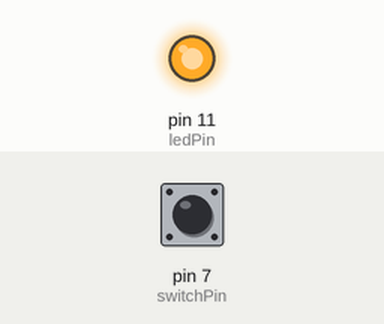
Simulated run of this sketch. Board: Arduino Uno, built with avr-gcc and run on an emulated ATmega328P. On the bench: output pins drawn as LEDs (lit = HIGH). Inputs (shaded band) come from the test bench; at power-on: pin 7 (switchPin) HIGH.

Above: at 1.2 s.
1.3 s: pin 7 (switchPin) pulled LOW for 0.15 s
At 2.0 s:
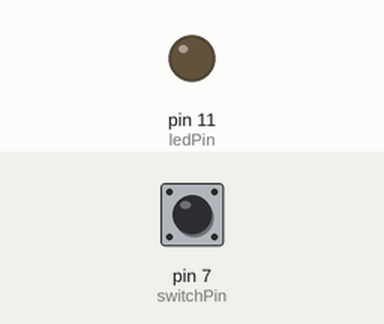
2.9 s: pin 7 (switchPin) pulled LOW for 1 s
At 4.4 s:
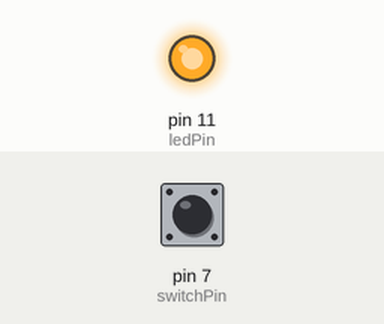
5.4 s: pin 7 (switchPin) pulled LOW for 3.2 s
At 9.2 s:
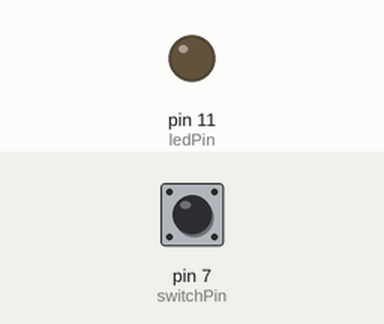
Timing chart, 0 to 10.7 s (numbered marks = the images above; inputs shaded):
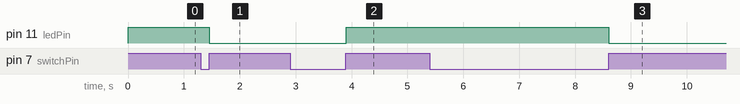

The sketch:

button_debounse.ino
```cpp
// второй скетч. меняет состояние при нажатии на кнопку
// переменные с пинами подключенных устройств
int switchPin = 7;
int ledPin = 11;

// переменные для хранения состояния кнопки и светодиода
boolean lastButton = LOW;
boolean currentButton = LOW;
boolean ledOn = false;

void setup() {
  pinMode(switchPin, INPUT);
  pinMode(ledPin, OUTPUT);
}

// функция для подавления дребезга
boolean debounse(boolean last) {
  boolean current = digitalRead(switchPin);
  if(last != current) {
    delay(5);
    current = digitalRead(switchPin);
  }
  return current;
}

void loop() {
  currentButton = debounse(lastButton);
  if(lastButton == LOW && currentButton == HIGH) {
    ledOn = !ledOn;
  }
  lastButton = currentButton;
  digitalWrite(ledPin, ledOn);
}
```

Measured:
- after the input at 1.3 s, pin 11 (ledPin): HIGH → LOW after 0.16 s
- after the input at 2.9 s, pin 11 (ledPin): LOW → HIGH after 1.0 s
- after the input at 5.4 s, pin 11 (ledPin): HIGH → LOW after 3.2 s
